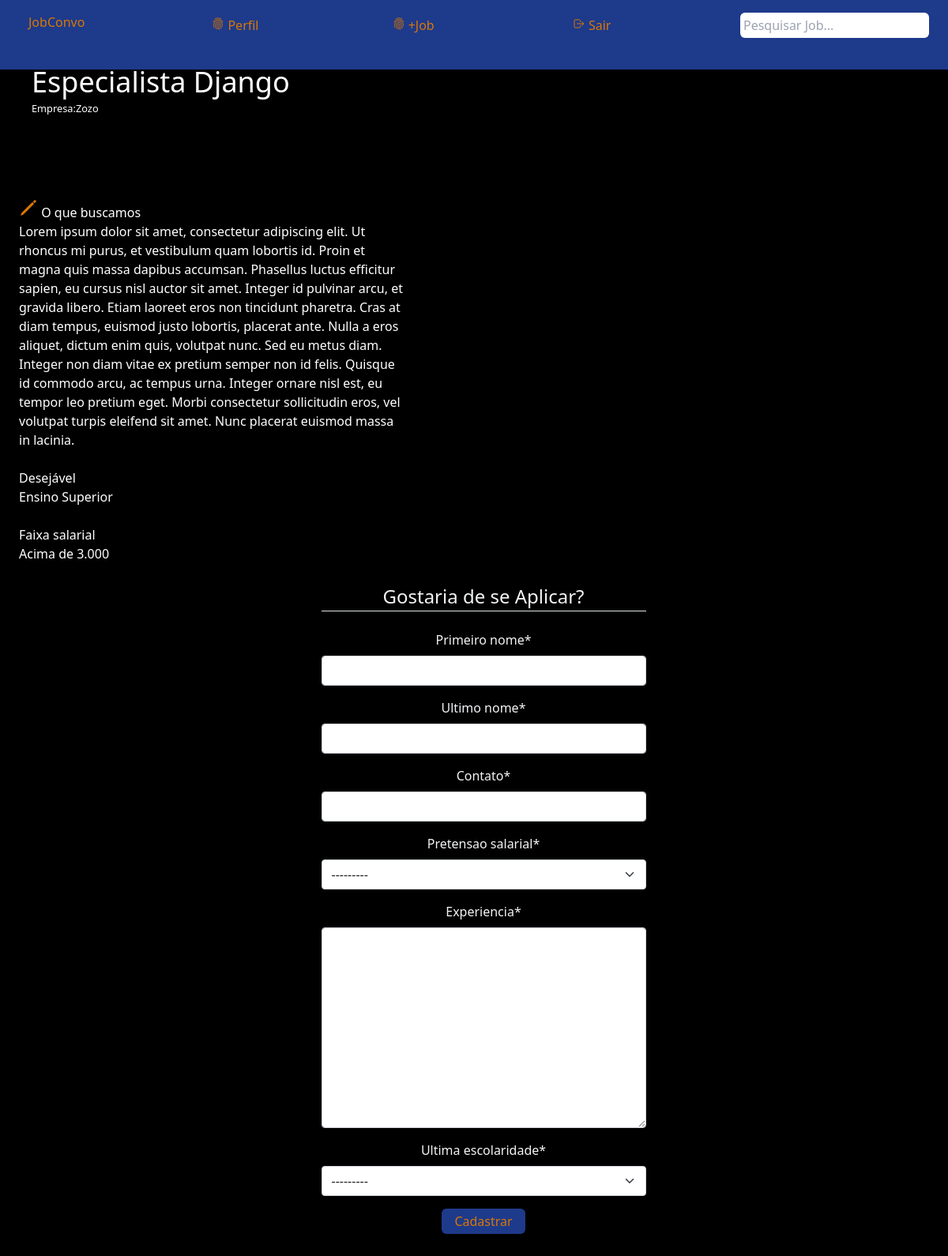
Screenshot of /jobs/16 (signed in) with the database file from the repository.
### job/models.py (models this page shows, shortened)
class Job(models.Model):
    contratante = models.ForeignKey(Usuario, related_name="minhas_vagas", on_delete=models.CASCADE)
    jobs_vistos = models.ManyToManyField(Candidato)
    tilulo=models.CharField(max_length=100)
    visualizados =models.IntegerField(default=0)
    total_candidatos=models.IntegerField(default=0)
    lancamento=models.DateTimeField(default=timezone.now)
    escolaridade = models.CharField(max_length=20, choices=ESCOLARIDADE)
    faixa_salarial=models.CharField(max_length=20,choices=FAIXA_SALARIAL)
    requisitos=models.TextField(max_length=1000)

### sujeito/models.py (models this page shows)
class Usuario(AbstractUser):
    is_empresa = models.BooleanField('empresa status', default=False)
    is_candidato = models.BooleanField('candidato status', default=False)

### job/views.py (the view, shortened to what this page needs)
# urls.py: path("jobs/<int:pk>", DetalheVagaCandidato.as_view(),name='detalhe'),
class DetalheVagaCandidato (LoginRequiredMixin, DetailView,FormView):
    template_name = 'detalhe.html'
    model = Job
    form_class = AplicaForm
    def get(self, request, *args, **kwargs ):
        job = self.get_object()
        job.visualizados +=1
        job.save()
        return super().get(request, *args, **kwargs)

### sujeito/forms.py
class AplicaForm(forms.ModelForm):
    class Meta:
        model = Aplicados
        exclude=('vaga',)

### job/gerenciador.py (called while the page is built)
def lista_jobs(request):
    lista_jobs =Job.objects.all().order_by('-lancamento')
    return {'lista_jobs_recentes':lista_jobs }

### job/templates/detalhe.html (shortened to what this page needs)
{% extends 'base.html' %}
{% load static %}
{% load crispy_forms_tags %}
{% block content %}
<main class='bg-primary_black min-h-screen w-full'>
    <header class='bg-primary_black flex justify-start py-10'>
        <div class="p-10 w-10/12 relative" >
            <h2 class="font-medium text-4xl font-bold text-white my-1 ">
                {{object.tilulo}}
            </h2>
            <small class="text-white ">
                <p>Empresa:{{object.contratante}}</p>
            </small>
        </div>
    </header>
    <section class="bg-no-repeat pb-8 pl-6 flex  items-end bg-cover" >
        <div>
            <p class=" w-11/12 md:w-5/12 text-white my-4">
                <ion-icon name="pencil-outline" class="text-2xl text-amber-600" ></ion-icon>
                O que buscamos <br> {{object.requisitos}}
            </p>
            <p class=" w-11/12 md:w-5/12 text-white my-4">
                Desejável <br> {{object.escolaridade}}
            </p>
            <p class=" w-11/12 md:w-5/12 text-white my-4">
                Faixa salarial <br> {{object.faixa_salarial}}
            </p>
            <div class=" h-full text-gray-100 text-center flex items-center flex-col">
            <form method="post">
                <fieldset class="form-group">
                    <legend class="border-bottom mb-4">Gostaria de se Aplicar?</legend>
                    {{ form|crispy }}
                </fieldset>
                <button class="bg-blue-900 hover:bg-slate-50 text-amber-600 rounded-md py-1 px-3" type="submit">Cadastrar</button>
            </form>
        </div>
    </section>
</main>
{% endblock %}

### rows the page displays
Job: tilulo "Especialista Django", contratante "Zozo", requisitos "Lorem ipsum dolor sit amet, consectetur adipiscing elit. Ut rhoncus mi purus, et vestibulum quam lobortis id. Proin et magna quis massa dapibus accumsan. Phasellus luctus efficitur sapien, eu cursus nisl auctor sit amet. Integer id pulvinar arcu, et gravida libero. Etiam laoreet eros non tincidunt pharetra. Cras at diam tempus, euismod justo lobortis, placerat ante. Nulla a eros aliquet, dictum enim quis, volutpat nunc. Sed eu metus diam. Integer non diam vitae ex pretium semper non id felis. Quisque id commodo arcu, ac tempus urna. Integer ornare nisl est, eu tempor leo pretium eget. Morbi consectetur sollicitudin eros, vel volutpat turpis eleifend sit amet. Nunc placerat euismod massa in…", escolaridade "Ensino Superior", faixa_salarial "Acima de 3.000"
